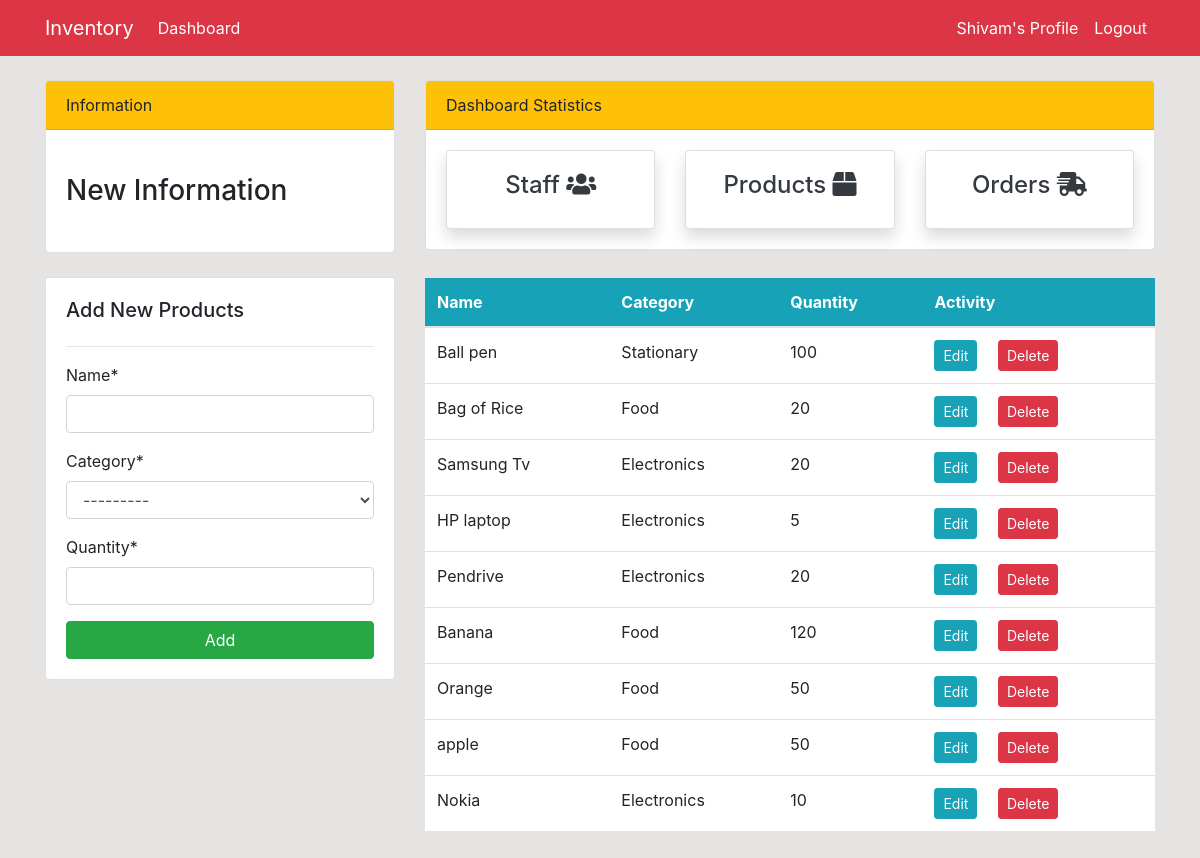
The app's page /product/ (signed in) with its own data.
### dashboard/models.py (models this page shows, shortened)
class Product(models.Model):
    name = models.CharField(max_length=100, null=True)
    category = models.CharField(max_length=20, choices=CATEGORY, null=True)
    quantity = models.PositiveIntegerField(null=True)

### dashboard/views.py (the view)
# urls.py: path('product/', views.product, name='dashboard-product'),
@login_required(login_url='user-login')
def product(request):
    item =Product.objects.all()
    if request.method == 'POST':
        form = ProductForm(request.POST)
        if form.is_valid():
            form.save()
            product_name = form.cleaned_data.get('name')
            messages.success(request, f'{product_name} has been added')
            return redirect('dashboard-product')
    else:
        form = ProductForm()
    context = {
        'item': item,
        'form': form,
    }
    return render(request, 'dashboard/product.html', context)

### dashboard/forms.py
class ProductForm(forms.ModelForm):
    class Meta:
        model = Product
        fields = '__all__'

### templates/dashboard/product.html (shortened to what this page needs)
{% extends 'partials/base.html' %}
{% load crispy_forms_tags %}
{% block content %}
{% include 'partials/topnav.html' %}
<div class="row my-4">
    <div class="col-md-4">
        <div class="card card-body">
            <h5>Add New Products</h5>
            <hr>
            <form method="POST">
                {{ form|crispy }}
                <input class="btn btn-success btn-block" type="submit" value="Add">
            </form>
        </div>
    </div>
    <div class="col-md-8">
        <table class="table bg-white">
            <thead class="bg-info text-white">
                <tr>
                    <th scope="col">Name</th>
                    <th scope="col">Category</th>
                    <th scope="col">Quantity</th>
                    <th scope="col">Activity</th>
                </tr>
            </thead>
            <tbody>
                {% for item in item %}
                <tr>
                    <td>{{ item.name }}</td>
                    <td>{{ item.category }}</td>
                    <td>{{ item.quantity }}</td>
                    <td>
                        <a class="btn btn-info btn-sm mr-2"
                            href="{% url 'dashboard-product-update' item.id %}">Edit</a>
                        <a class="btn btn-danger btn-sm ml-2"
                            href="{% url 'dashboard-product-delete' item.id %}">Delete</a>
                    </td>
                </tr>
                {% endfor %}
            </tbody>
        </table>
    </div>
</div>
{% endblock %}

### templates/partials/base.html (shortened to what this page needs)
{% load static %}
<!doctype html>
<html lang="en">
<head>
    <link rel="stylesheet" href="https://cdn.jsdelivr.net/npm/bootstrap@4.6.0/dist/css/bootstrap.min.css"
>
    <link rel="stylesheet" href="https://use.fontawesome.com/releases/v5.15.2/css/all.css"
>
    <link rel="stylesheet" href="{% static 'style.css' %}">
</head>
<body>
    {% include 'partials/nav.html' %}
    <div class="container">
        {% block content %}
        {% endblock %}
    </div>
</body>
</html>

### templates/partials/nav.html (shortened to what this page needs)
<nav class="navbar navbar-expand-sm navbar-info bg-danger">
    <div class="container">
        {% if user.is_authenticated %}
        <a class="navbar-brand text-white" href="{% url 'dashboard-index' %}">Inventory</a>
        <div class="collapse navbar-collapse" id="navbarSupportedContent">
            <ul class="navbar-nav mr-auto">
                <li class="nav-item active">
                    <a class="nav-link text-white" href="{% url 'dashboard-index' %}">Dashboard </a>
                </li>
            </ul>
            <ul class="navbar-nav ml-auto">
                <li class="nav-item active">
                    <a class="nav-link text-white" href="{% url 'user-profile' %}"> {{user.username}}'s Profile
                        <span class="sr-only">(current)</span></a>
                </li>
                <li class="nav-item">
                    <a class="nav-link text-white" href="{% url 'user-logout' %}">Logout</a>
                </li>
            </ul>
            {% endif %}
        </div>
    </div>
</nav>

### templates/partials/topnav.html (shortened to what this page needs)
<div class="row">
    <div class="col-md-4 mt-4">
        <div class="card">
            <div class="card-header bg-warning text-black">
                Information
            </div>
            <div class="card-body">
                <marquee behavior="" direction="">
                    <h3 class="my-4">New Information</h3>
                </marquee>
            </div>
        </div>
    </div>
    <div class="col-md-8 mt-4">
        <div class="card">
            <div class="card-header bg-warning text-black">
                Dashboard Statistics
            </div>
            <div class="card-body">
                <div class="row">
                    <div class="col-md-4">
                        <a class="text-decoration-none text-dark" href="{% url 'dashboard-staff' %}">
                            <div class="card my-card shadow">
                                <div class="card-body text-center">
                                    <h4>Staff <i class="fas fa-users"></i></h4>
                                </div>
                            </div>
                        </a>
                    </div>
                    <div class="col-md-4">
                        <a class="text-decoration-none text-dark" href="{% url 'dashboard-product' %}">
                            <div class="card my-card shadow">
                                <div class="card-body text-center">
                                    <h4>Products <i class="fas fa-box"></i></h4>
                                </div>
                            </div>
                        </a>
                    </div>
                    <div class="col-md-4">
                        <a class="text-decoration-none text-dark" href="{% url 'dashboard-order' %}">
                            <div class="card my-card shadow">
                                <div class="card-body text-center">
                                    <h4>Orders <i class="fas fa-shipping-fast"></i></h4>
                                </div>
                            </div>
                        </a>
                    </div>
                </div>
            </div>
        </div>
    </div>
</div>

### static/style.css (style rules this page uses)
body { background:rgb(230,227,227); }

### records on screen
Product: name "Ball pen", category "Stationary", quantity "100"
Product: name "Bag of Rice", category "Food", quantity "20"
Product: name "Samsung Tv", category "Electronics", quantity "20"
Product: name "HP laptop", category "Electronics", quantity "5"
Product: name "Pendrive", category "Electronics", quantity "20"
Product: name "Banana", category "Food", quantity "120"
Product: name "Orange", category "Food", quantity "50"
Product: name "apple", category "Food", quantity "50"
Product: name "Nokia", category "Electronics", quantity "10"

### other values on screen
{{ user.username }} "Shivam"
